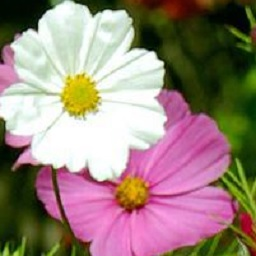
#> input picture data/cosmos.jpg, 256 x 256 px, found by its file name
$ python feature_extraction_attention.py
#> lines starting #> are read from the running program, lines starting #| are printed output that depends on the picture
from PIL import Image
import numpy as np
from IPython.display import display

if __name__ == '__main__':
    # 画像の読み込み
    img = Image.open('drive/MyDrive/data/cosmos.jpg')
#> img is the input picture: PIL image 256x256 RGB; mean R, G, B 153.2, 131.6, 123.9

    # NumPyを使うため画像をNumPy配列に変換
    img = np.asarray(img, dtype='float32')
#> img: shape (256, 256, 3) float32

    # 画像を特徴空間に射影
    w = np.array([[ 0.0065, -0.0045, -0.0018,  0.0075,
                    0.0095,  0.0075, -0.0026,  0.0022],
                  [-0.0065,  0.0081,  0.0097, -0.0070,
                   -0.0086, -0.0107,  0.0062, -0.0050],
                  [ 0.0024, -0.0018,  0.0002,  0.0023,
                    0.0017,  0.0021, -0.0017,  0.0016]])
    features = np.matmul(img, w)

    # Attention計算用のクエリを画像から抽出
    feature_white = features[50, 50]
#> feature_white = [0.455, 0.538, 2.02, 0.539, 0.466, -0.418, 0.531, -0.351]
    feature_pink = features[200, 200]
#> feature_pink = [1.01, -0.22, 1.01, 1.14, 1.23, 0.577, -0.0472, 0.108]

    # Attentionの計算
    att_white = np.matmul(features, feature_white)
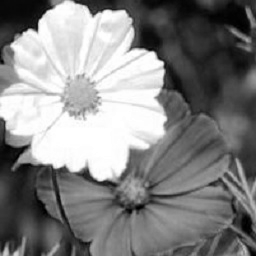
#> att_white: shape (256, 256) float64; min 0, max 5.87, mean 3.03; drawn with min black and max white
    att_pink = np.matmul(features, feature_pink)
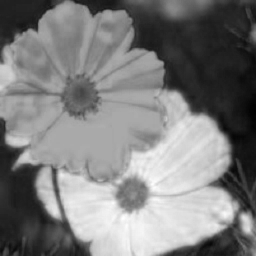
#> att_pink: shape (256, 256) float64; min -1.23, max 6.65, mean 2.67; drawn with min black and max white

    # Softmax計算
    att_white = np.exp(att_white) / np.sum(np.exp(att_white))
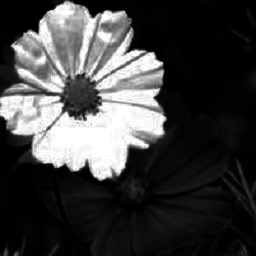
#> att_white: shape (256, 256) float64; min 1.69e-07, max 6e-05, mean 1.53e-05; drawn with min black and max white
    att_pink = np.exp(att_pink) / np.sum(np.exp(att_pink))
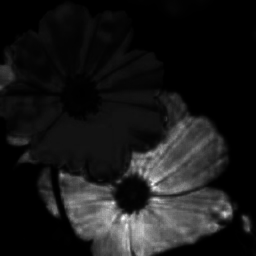
#> att_pink: shape (256, 256) float64; min 5.84e-08, max 0.000153, mean 1.53e-05; drawn with min black and max white

    # 表示用に最大・最小値で正規化
    att_white = (att_white - np.amin(att_white)) \
                    / (np.amax(att_white) - np.amin(att_white))
    att_pink = (att_pink - np.amin(att_pink)) \
                    / (np.amax(att_pink) - np.amin(att_pink))

    # NumPy配列をPIL画像に変換
    img_att_white = Image.fromarray((att_white * 255).astype('uint8'))
    img_att_pink = Image.fromarray((att_pink * 255).astype('uint8'))

    display(img_att_white)
    display(img_att_pink)

$ run again, with data/apple.jpg copied over data/cosmos.jpg
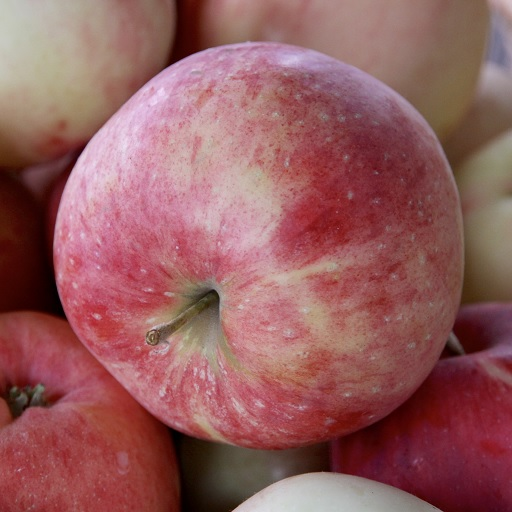
#> input picture data/apple.jpg, 512 x 512 px, found by its file name
#> img is the input picture: PIL image 512x512 RGB; mean R, G, B 147.6, 93.2, 94
#> img: shape (512, 512, 3) float32
#> feature_white = [0.403, 0.355, 1.46, 0.482, 0.469, -0.223, 0.378, -0.25]
#> feature_pink = [0.792, -0.063, 1.03, 0.908, 0.991, 0.354, 0.071, 0.0008]
#> `att_white = np.exp(att_white) / np.sum(np.exp(att_white))`:
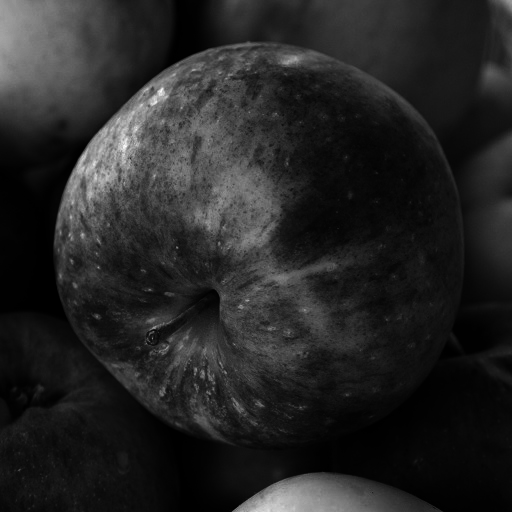
#> att_white: shape (512, 512) float64; min 4.63e-07, max 2.32e-05, mean 3.81e-06; drawn with min black and max white
#> `att_pink = np.exp(att_pink) / np.sum(np.exp(att_pink))`:
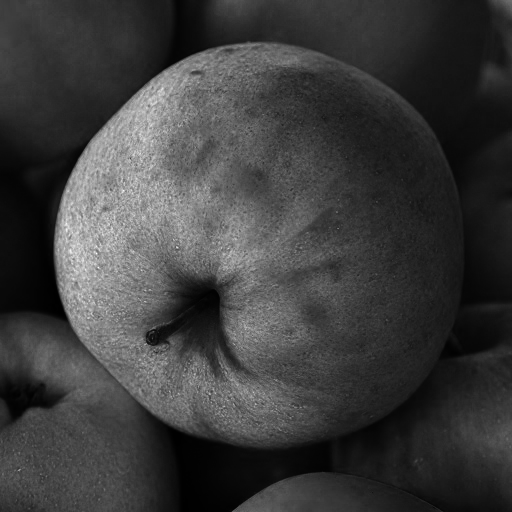
#> att_pink: shape (512, 512) float64; min 2.12e-07, max 1.51e-05, mean 3.81e-06; drawn with min black and max white
